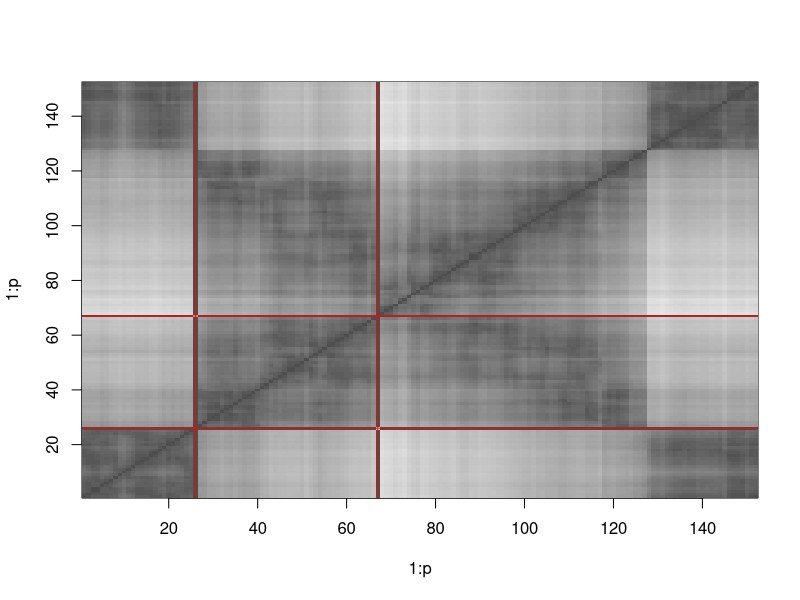

Recreate this plot in R.
library(TSP)


### Name: insert_dummy
### Title: Insert dummy cities into a distance matrix
### Aliases: insert_dummy
### Keywords: manip

### ** Examples

## make runs comparable
set.seed(4444)

data("iris")
tsp <- TSP(dist(iris[-5]))

## insert 2 dummy cities
tsp_dummy <- insert_dummy(tsp, n = 2, label = "boundary")

## get a solution for the TSP
tour <- solve_TSP(tsp_dummy)

## plot the distance matrix
image(tsp_dummy, tour)

## draw lines where the dummy cities are located
abline(h = which(labels(tour)=="boundary"), col = "red")
abline(v = which(labels(tour)=="boundary"), col = "red")
